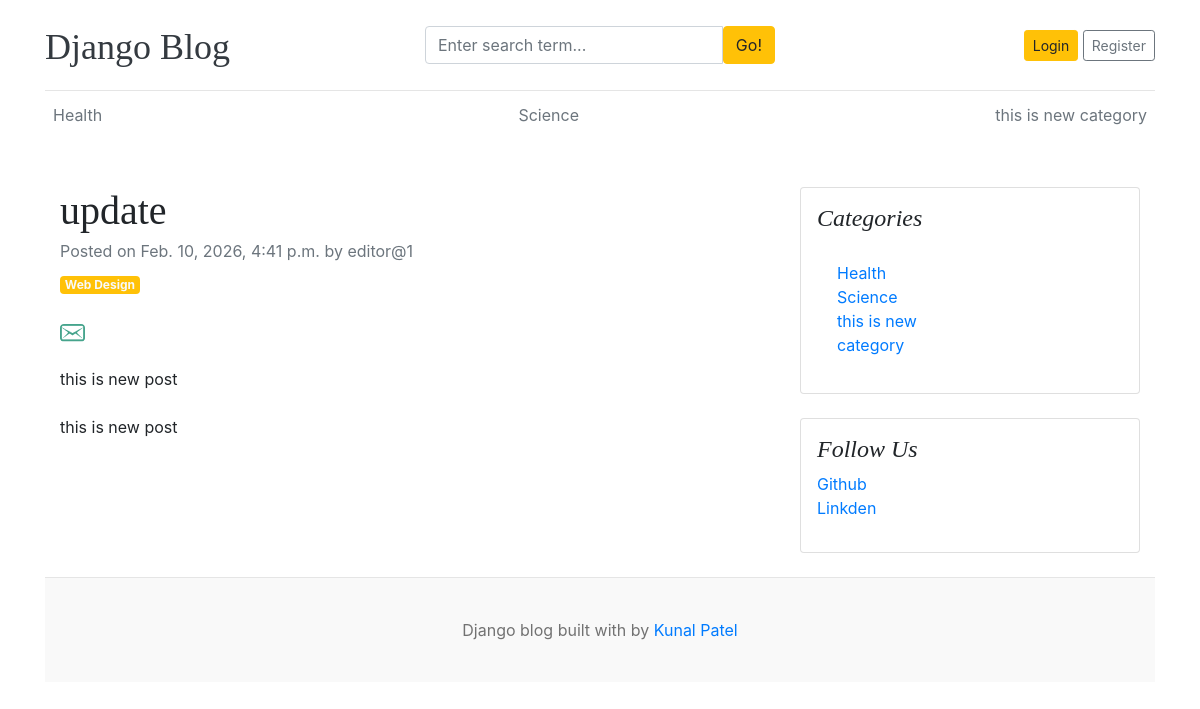
The app's page /blogs/update-7/ with its own data.
### blogs/models.py (models this page shows, shortened)
class Category(models.Model):
    category_name = models.CharField(max_length=50, unique=True)
    created_at = models.DateTimeField(auto_now_add=True)
    updated_at = models.DateTimeField(auto_now=True)
    class Meta:
        verbose_name_plural = 'categories'

class Blog(models.Model):
    title = models.CharField(max_length=100)
    slug = models.SlugField(max_length=150, unique=True, blank=True)
    category = models.ForeignKey(Category, on_delete=models.CASCADE)
    author = models.ForeignKey(User, on_delete=models.CASCADE)
    featured_image = models.ImageField(upload_to='uploads/%Y/%m/%d')
    short_description = models.TextField(max_length=500)
    blog_body = models.TextField(max_length=2000)
    status = models.CharField(max_length=20, choices=STATUS_CHOICES, default="Draft")
    is_featured = models.BooleanField(default=False)
    created_at = models.DateTimeField(auto_now_add=True)
    updated_at = models.DateTimeField(auto_now=True)

### assignments/models.py (models this page shows, shortened)
class SocialLink(models.Model):
    platform = models.CharField(max_length=25)
    link = models.URLField(max_length=100)
    created_at = models.DateTimeField(auto_now_add=True)
    updated_at = models.DateTimeField(auto_now=True)

### blogs/views.py (the view)
# urls.py: path('blogs/<slug:slug>/', BlogsView.blogs, name='blogs'),
def blogs(request, slug):
    single_blog = get_object_or_404(Blog, slug=slug, status='Published')
    context = {
        'single_blog': single_blog,
    }
    return render(request, 'blogs.html', context)

### blogs/context_processors.py (called while the page is built)
def get_categories(request):
    categories = Category.objects.all()
    return dict(categories=categories)

def get_social_links(request):
    social_links  = SocialLink.objects.all()
    return dict(social_links=social_links)

### templates/blogs.html
{% extends 'base.html' %}
{% block content %}
<div class="container mt-5">
    <div class="row">
        <div class="col-lg-8">
            <article>
                <header class="mb-4">
                    <h1 class="fw-bolder mb-1">{{ single_blog.title }}</h1>
                    <div class="text-muted fst-italic mb-2">Posted on {{ single_blog.created_at }} by {{single_blog.author}}</div>
                    <a class="badge bg-warning text-decoration-none text-light" href="#!">Web Design</a>
                </header>
                <figure class="mb-4"><img class="img-fluid rounded" src="{{ single_blog.featured_image.url}}" alt="..." /></figure>
                <section class="mb-5">
                    <p class="fs-5 mb-4">{{single_blog.short_description }}</p>
                    <p class="fs-5 mb-4">{{single_blog.blog_body }}</p>
                    </section>
            </article>
        </div>
        <div class="col-lg-4">
            <div class="card mb-4 p-3">
                <h4 class="font-italic">Categories</h4>
                <div class="card-body">
                    <div class="row">
                        <div class="col-sm-6">
                            <ul class="list-unstyled mb-0">
                                {% for cat in categories %}
                                <li><a href="{% url 'posts_by_category' cat.id %}">{{ cat.category_name }}</a></li>
                                {% endfor %}
                            </ul>
                        </div>
                    </div>
                </div>
            </div>
             {% if social_links %}
            <div class="card mb-4 p-3">
                <h4 class="font-italic">Follow Us</h4>
                <ol class="list-unstyled">
                    {% for i in social_links %}
                    <li><a href="{{i.link}}" target="_blank">{{ i.platform }} </a></li>
                    {% endfor %}
                </ol>
            </div>
            {% endif %}
        </div>
    </div>
</div>
{% endblock %}

### templates/base.html (shortened to what this page needs)
{% load static %}
<!DOCTYPE html>
<html lang="en">
<head>
    <link href="https://getbootstrap.com/docs/4.0/dist/css/bootstrap.min.css" rel="stylesheet">
    <link href="{% static 'css/blog.css' %}" rel="stylesheet">
    <link rel="stylesheet" href="https://cdnjs.cloudflare.com/ajax/libs/font-awesome/4.7.0/css/font-awesome.min.css">
</head>
<body>
    <div class="container">
      <header class="blog-header py-3">
        <div class="row flex-nowrap justify-content-between align-items-center">
          <div class="col-4 pt-1">
            <a class="blog-header-logo text-dark" href="/">Django Blog</a>
          </div>
          <div class="col-4">
            <form action="{% url 'search' %}" method="GET">
                <div class="input-group">
                    <input class="form-control" type="text"  name="keyword" placeholder="Enter search term..." aria-label="Enter search term..." aria-describedby="button-search" />
                    <button type="submit" class="btn btn-warning" id="button-search" type="button">Go!</button>
                  </div>
            </form>
          </div>
        <div class="col-4 d-flex justify-content-end align-items-center">
    {% if not user.is_authenticated %}
    <a class="btn btn-sm btn-warning" href="{% url 'login' %}">Login</a> &nbsp;
    <a class="btn btn-sm btn-outline-secondary" href="{% url 'register' %}">Register</a>
    {% else %}
    <span><a href="{% url 'dashboard' %}">Dashboard</a></span>
    &emsp;
    <span><a href="{% url 'logout' %}">Logout</a></span>
    {% endif %}
</div>
        </div>
      </header>
      <div class="nav-scroller py-1 mb-2">
        <nav class="nav d-flex justify-content-between">
          {% for cat in categories %}
          <a class="p-2 text-muted" href="{% url 'posts_by_category' cat.id %}">{{ cat.category_name }}</a>
          {% endfor %}
        </nav>
      </div>
      {% block content %}
      {% endblock %}
    <footer class="blog-footer">
      <p>Django blog built with by <a href="#">Kunal Patel</a></p>
    </footer>
    </body>
</html>

### blog_main/static/css/blog.css (style rules this page uses)
.blog-header { border-bottom: 1px solid #e5e5e5; }
.blog-header-logo { font-family: "Playfair Display", Georgia, "Times New Roman", serif; font-size: 2.25rem; }
h1, h2, h3, h4, h5, h6 { font-family: "Playfair Display", Georgia, "Times New Roman", serif; }
.blog-footer { padding: 2.5rem 0; color: #727272; text-align: center; background-color: #f9f9f9; border-top: .05rem solid #e5e5e5; }
.blog-footer p:last-child { margin-bottom: 0; }

### records on screen
Category: category_name "Health"
Category: category_name "Science"
Category: category_name "this is new category"
Blog: title "update", created_at "Feb. 10, 2026, 4:41 p.m.", author "editor@1", featured_image (picture), short_description "this is new post", blog_body "this is new post"
SocialLink: platform "Github"
SocialLink: platform "Linkden"
